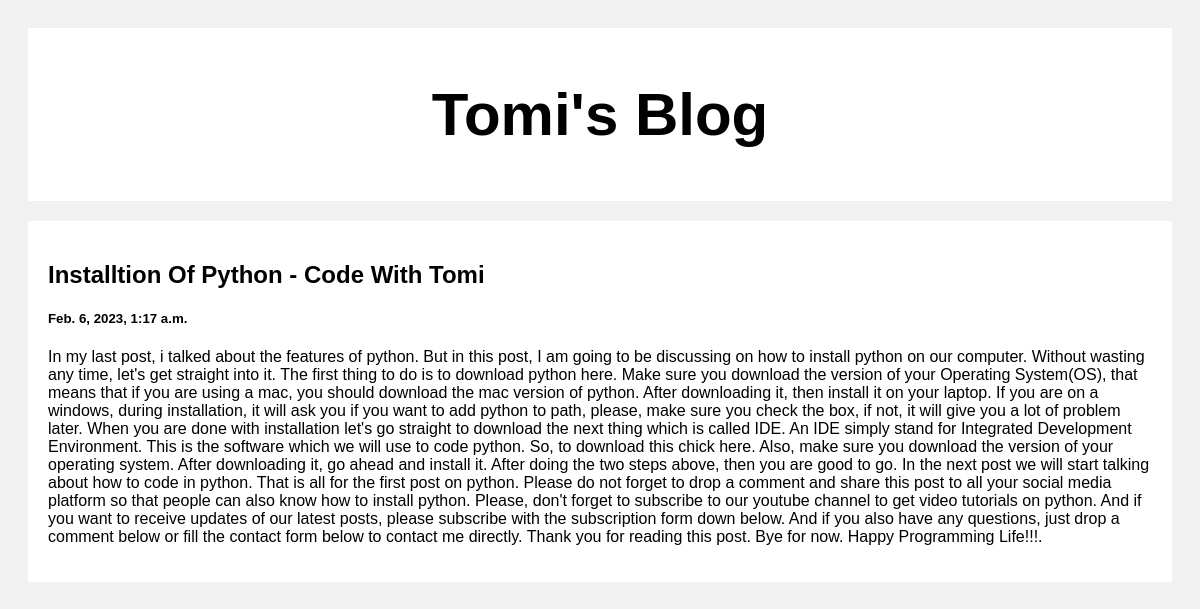
Screenshot of /post/3 with the database file from the repository.
### posts/models.py (models this page shows)
class post(models.Model):  #posts is our module
    title= models.CharField(max_length=100)
    body= models.CharField(max_length=1000000)
    created_at=models.DateTimeField(default=datetime.now,blank=True) #from datetime import datetime

### posts/views.py (the view)
# urls.py: path('post/<str:pk>',views.postt,name='post')
def postt(request,pk):
    posts=post.objects.get(id=pk)
    return render(request,'posts.html',{'posts':posts})

### templates/posts.html (shortened to what this page needs)
<!DOCTYPE html>
<html>
<head>
</head>
<body>
<div class="header">
  <h2>Tomi's Blog</h2>
</div>
<div class="row">
  <div class="leftcolumn">
    <div class="card">
      <a style="text-decoration: none; color: black;" href="#">
        <h2>{{posts.title}}</h2>
        <h5>{{posts.created_at}}</h5>
        <p>{{posts.body}}</p>
      </a>
    </div>
  </div>
  </div>
</body>
</html>

### templates/posts.html (style rules this page uses)
* { box-sizing: border-box; }
body { font-family: Arial; padding: 20px; background: #f1f1f1; }
.header { padding: 2px; font-size: 40px; text-align: center; background: white; }
.leftcolumn { float: left; width: 100%; }
.card { background-color: white; padding: 20px; margin-top: 20px; }
.row:after { content: ""; display: table; clear: both; }

### rows the page displays
post: title "Installtion Of Python - Code With Tomi", created_at "Feb. 6, 2023, 1:17 a.m.", body "In my last post, i talked about the features of python. But in this post, I am going to be discussing on how to install python on our computer. Without wasting any time, let's get straight into it. The first thing to do is to download python here. Make sure you download the version of your Operating System(OS), that means that if you are using a mac, you should download the mac version of python. After downloading it, then install it on your laptop. If you are on a windows, during installation, it will ask you if you want to add python to path, please, make sure you check the box, if not, it will give you a lot of problem later. When you are done with installation let's go straight to…"
